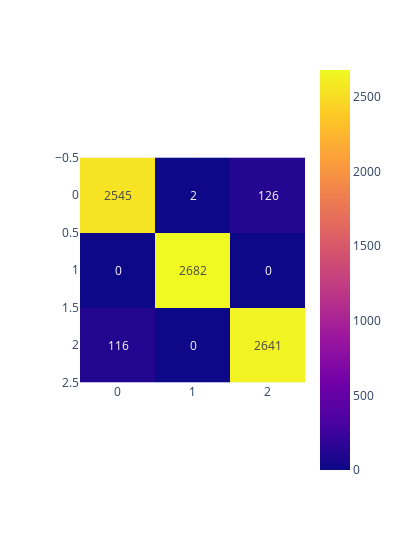

Here is the notebook cell this chart was saved with:
### Code cell
svcConf = confusion_matrix(y_test, y_pred)
fig = px.imshow(svcConf, text_auto=True, width= 400)
fig.show()

### Figure 1 — Plotly figure (JSON) as saved in the notebook; plotly's stock layout.template omitted (floating-point values rounded to 4 significant figures)
{"data": [{"coloraxis": "coloraxis", "hovertemplate": "x: %{x}<br>y: %{y}<br>color: %{z}<extra></extra>", "name": "0", "texttemplate": "%{z}", "type": "heatmap", "xaxis": "x", "yaxis": "y", "z": [[2545, 2, 126], [0, 2682, 0], [116, 0, 2641]]}], "layout": {"coloraxis": {"colorscale": [[0, "#0d0887"], [0.1111, "#46039f"], [0.2222, "#7201a8"], [0.3333, "#9c179e"], [0.4444, "#bd3786"], [0.5556, "#d8576b"], [0.6667, "#ed7953"], [0.7778, "#fb9f3a"], [0.8889, "#fdca26"], [1, "#f0f921"]]}, "margin": {"t": 60}, "width": 400, "xaxis": {"anchor": "y", "constrain": "domain", "domain": [0, 1], "scaleanchor": "y"}, "yaxis": {"anchor": "x", "autorange": "reversed", "constrain": "domain", "domain": [0, 1]}}}
